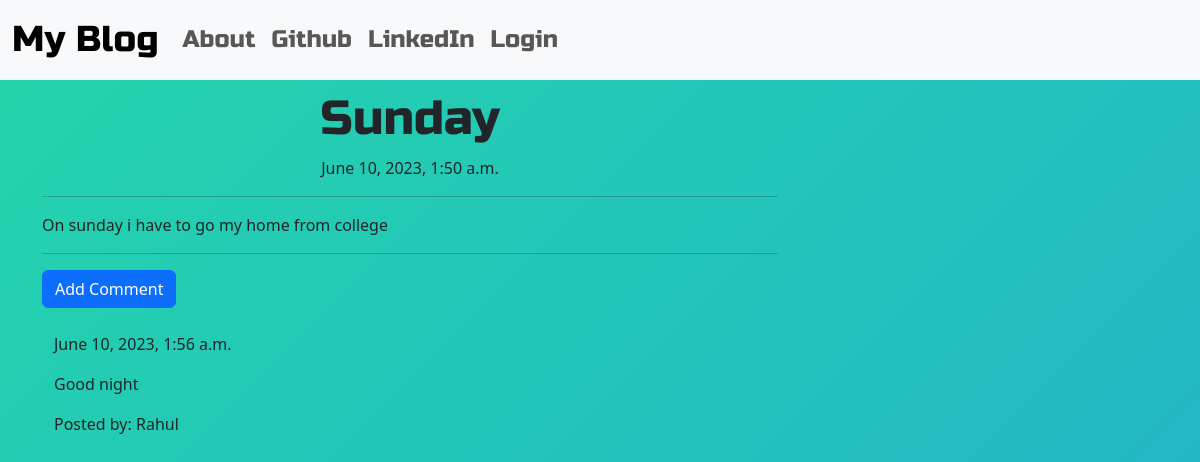
The page /post/22/ on the database its author committed.
### app/models.py (models this page shows, shortened)
class Post(models.Model):
    author = models.ForeignKey("auth.User", on_delete=models.CASCADE)
    title = models.CharField(max_length=100)
    text = models.TextField()
    created_date = models.DateTimeField(default=timezone.now)
    published_date = models.DateTimeField(blank=True, null=True)

class Comment(models.Model):
    post = models.ForeignKey(
        "app.Post", related_name="comments", on_delete=models.CASCADE
    )
    author = models.CharField(max_length=255)
    text = models.TextField()
    created_date = models.DateTimeField(default=timezone.now)
    approved_comment = models.BooleanField(default=False)

### app/views.py (the view)
# urls.py: path("post/<int:pk>/", views.PostDetailView.as_view(), name="post_detail"),
class PostDetailView(DetailView):
    model = Post
    template_name = "app/blog/post_detail.html"

### app/templates/app/blog/post_detail.html (shortened to what this page needs)
<!DOCTYPE html>
{% extends "app/blog/base.html" %} {% block content %}
<h1 class="posttitle loader">{{post.title}}</h1>
{% if post.published_date %}
<div class="date postdate">{{ post.published_date }}</div>
{% else %}
<a class="btn btn-primary" href="{% url 'app:post_publish' pk=post.pk %}">Publish</a>
{% endif %}
<hr />
<p class="postcontent">{{ post.text|safe|linebreaksbr }}</p>
<hr />
<a href="{% url 'app:add_comment_to_post' pk=post.pk %}" class="btn btn-primary">Add Comment</a>
<div class="container">
    {% for comment in post.comments.all %}
    <br>
    {% if user.is_authenticated or comment.approved_comment %}
    {{ comment.created_date }}
    <p>{{ comment.text|safe|linebreaks }}</p>
    <p>Posted by: {{ comment.author }}</p>
    {% endif %}
    {% empty %}
    <p>No Comments</p>
    {% endfor %}
</div>
{% endblock %}

### app/static/css/blog.css (style rules this page uses)
.postdate { text-align: center; }
.posttitle { font-family: "Russo One", sans-serif; font-size: 3em; text-align: center; }
.postcontent { font-family: "Montserrat"; font-size: 1.5em; }
.loader { filter: hue-rotate(0deg); color: linear-gradient(45deg, #0f8, #08f); animation: hue 10000ms infinite linear; }

### app/static/css/background.css (style rules this page uses)
body { background: linear-gradient(-45deg, #ee7752, #e73c7e, #23a6d5, #23d5ab); background-size: 400% 400%; animation: gradient 15s ease infinite; height: 100vh; }

### rows shown on the page
Post: title "Sunday", published_date "June 10, 2023, 1:50 a.m.", text "On sunday i have to go my home from college"
Comment: created_date "June 10, 2023, 1:56 a.m.", text "Good night", author "Rahul"
